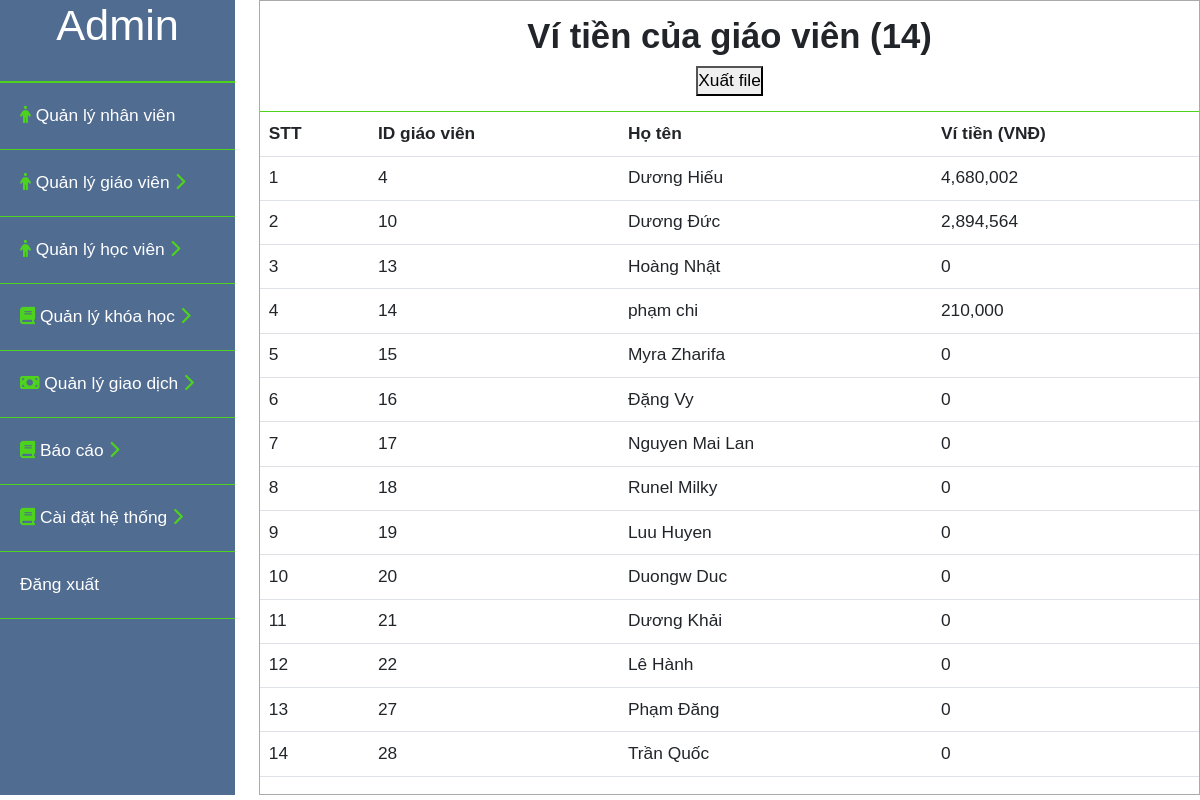
The page /admin/giaovien_vitien.php on the database its author committed.
### tables this page shows
CREATE TABLE `giaovien` (
  `id` int(11) NOT NULL,
  `hoten` varchar(100) NOT NULL,
  `email` varchar(100) NOT NULL,
  `sodienthoai` int(11) NOT NULL,
  `theloaigiaovien` int(11) NOT NULL,
  `quocgia` varchar(10) NOT NULL,
  `gioitinh` int(11) NOT NULL,
  `vitien` int(11) NOT NULL,
  `diachi` varchar(255) NOT NULL,
  `timezone` varchar(10) NOT NULL,
  `idcongcudayhoc` int(11) NOT NULL,
  `linkdayhoc` varchar(255) NOT NULL,
  `danhgia` int(11) NOT NULL,
  `gioithieubanthan1` text NOT NULL,
  `gioithieubanthan2` text NOT NULL,
  `gioithieubanthan3` text NOT NULL,
  `imgprofile` varchar(255) NOT NULL,
  `taikhoan` int(11) NOT NULL,
  `video` varchar(100) NOT NULL,
  `idcard1` varchar(100) NOT NULL,
  `idcard2` varchar(100) NOT NULL,
  `chungchi1` varchar(100) NOT NULL,
  `chungchi2` varchar(100) NOT NULL,
  `congcu1` varchar(100) NOT NULL,
  `congcu2` varchar(100) NOT NULL,
  `congcu3` varchar(100) NOT NULL,
  `congcu4` varchar(100) NOT NULL
);

### admin/giaovien_vitien.php (the view, shortened to what this page needs)
<?php
    include("../user/connect.php");
    $sql_gv = "SELECT giaovien.id, giaovien.hoten, giaovien.vitien From giaovien";
    $stmt_gv  = $conn->prepare($sql_gv);
    $query_gv  = $stmt_gv->execute();
    $result_gv  = array();
    while($row_gv = $stmt_gv->fetch(PDO::FETCH_ASSOC)){
        $result_gv[] = $row_gv;
    }
    $sql_sl = "SELECT count(id) as dem FROM giaovien";
    $stmt_sl = $conn->prepare($sql_sl);
    $query_sl = $stmt_sl->execute();
    $result_sl = array();
    while($row_sl = $stmt_sl->fetch(PDO::FETCH_ASSOC)){
        $result_sl[] = $row_sl;
    }
    foreach ($result_sl as $items) {
        $slusers = $items['dem'];
    }
?>
<!DOCTYPE html>
<html lang="en">
<head>
    <link rel="stylesheet" href="css/bootstrap.min.css">
    <link rel="stylesheet" href="style/admin.css">
    <link rel="stylesheet" type="text/css" href="style/danhsach.css">
</head>
<body>
    <div id="content">
        <div id="admin__sidebar">
            <div class="admin__profile">
                <h1>Admin</h1>
            </div>
            <div class="admin__list">
                <ul>
                    <li class="admin__list--nhanvien">
                        <a href="nhanvien.php"><i class="fa-solid fa-person" style="color: #4dd31d;"></i> Quản lý nhân viên</a>
                    </li>
                    <li class="admin__list--giaovien">
                        <a href="#"  onclick="myFunction('toggle1')"><i class="fa-solid fa-person" style="color: #4dd31d;"></i> Quản lý giáo viên <i class="icondrop active fa-solid fa-chevron-right" style="color: #4dd31d;"></i><i class="icondrop fa-solid fa-chevron-down" style="color: #4dd31d;"></i></a>
                    </li>
                    <li class="admin__list--hocvien">
                        <a href="#" onclick="myFunction('toggle5')"> <i class="fa-solid fa-person" style="color: #4dd31d;"></i> Quản lý học viên <i class="icondrop active fa-solid fa-chevron-right" style="color: #4dd31d;"></i><i class="icondrop fa-solid fa-chevron-down" style="color: #4dd31d;"></i></a>
                    </li>
                    <li class="admin__list--khoahoc">
                        <a href="#" onclick="myFunction('toggle6')"> <i class="fa-sharp fa-solid fa-book" style="color: #4dd31d;"></i> Quản lý khóa học <i class="icondrop active fa-solid fa-chevron-right" style="color: #4dd31d;"></i><i class="icondrop fa-solid fa-chevron-down" style="color: #4dd31d;"></i></a>
                    </li>
                    <li class="admin__list--giaodich">
                        <a href="#" onclick="myFunction('toggle2')"><i class="fa-solid fa-money-bill" style="color: #4dd31d;"></i> Quản lý giao dịch <i class="icondrop active fa-solid fa-chevron-right" style="color: #4dd31d;"></i><i class="icondrop fa-solid fa-chevron-down" style="color: #4dd31d;"></i></a>
                    </li>
                    <li class="admin__list--baocao">
                        <a href="#" onclick="myFunction('toggle3')"> <i class="fa-sharp fa-solid fa-book" style="color: #4dd31d;"></i> Báo cáo <i class="icondrop active fa-solid fa-chevron-right" style="color: #4dd31d;"></i><i class="icondrop fa-solid fa-chevron-down" style="color: #4dd31d;"></i></a>
                    </li>
                    <li class="admin__list--hethong">
                        <a href="#" onclick="myFunction('toggle4')"> <i class="fa-sharp fa-solid fa-book" style="color: #4dd31d;"></i> Cài đặt hệ thống <i class="icondrop active fa-solid fa-chevron-right" style="color: #4dd31d;"></i><i class="icondrop fa-solid fa-chevron-down" style="color: #4dd31d;"></i></a>
                    </li>
                    <li class="admin__list--dangxuat">
                        <a href="logout.php">Đăng xuất</a>
                    </li>
                </ul>
            </div>
        </div>
         <div id="main_content">
            <div class="title">
                <h2>Ví tiền của giáo viên (<?php echo $slusers?>)</h2>
                <form method="post">
                    <button name="btnExport" type="submit">Xuất file</button>
                </form>
            </div>
            <div class="chitiet_content">
                <table class="table table-inverse">
                    <thead>
                        <tr>
                            <th>STT</th>
                            <th>ID giáo viên</th>
                            <th>Họ tên</th>
                            <th>Ví tiền (VNĐ)</th>
                        </tr>
                    </thead>
                    <tbody>
                        <?php $i=1; foreach($result_gv as $items):?>
                        <tr>
                            <td><?php echo $i;?></td>
                            <td><?php echo $items['id'];?></td>
                            <td><?php echo $items['hoten'];?></td>
                            <td><?php
                                $vitien = $items['vitien'];
                                echo number_format($vitien);
                                ?></td>
                        </tr>
                        <?php $i++; endforeach?>
                    </tbody>
                </table>
            </div>
         </div>
    </div>
</body>
</html>

### admin/style/admin.css (style rules this page uses)
* { font-family: Verdana, Geneva, Tahoma, sans-serif; margin: 0; padding:0; box-sizing: border-box; font-size: 13pt; }
#admin__sidebar { width: 25%; background-color: #506c91; color: #ffffff; }
#admin__sidebar .admin__profile { text-align: center; padding-bottom: 20px; border-bottom: 2px solid #4dd31d; }
#admin__sidebar .admin__list li { list-style: none;; }
#admin__sidebar .admin__list a { text-decoration: none; color: #ffffff; }
.admin__list ul { padding: 0; }
.admin__list li { padding: 20px; border-bottom: 1px solid #4dd31d; }
.icondrop { display: none; }
.icondrop.active { display: inline-block; }

### admin/style/danhsach.css (style rules this page uses)
#content { display: flex; }
#main_content { margin-left: 2%; width: 100%; max-width: 1150px; border: 1px solid #aaaaaa; height: auto; }
#main_content .title { border-bottom: 1px solid #4dd31d; text-align: center; padding: 15px ; }
#main_content .title h2 { font-weight: bold; }

### rows shown on the page
giaovien: id "4", hoten "Dương Hiếu", vitien "4,680,002"
giaovien: id "10", hoten "Dương Đức", vitien "2,894,564"
giaovien: id "13", hoten "Hoàng Nhật", vitien "0"
giaovien: id "14", hoten "phạm chi", vitien "210,000"
giaovien: id "15", hoten "Myra Zharifa", vitien "0"
giaovien: id "16", hoten "Đặng Vy", vitien "0"
giaovien: id "17", hoten "Nguyen Mai Lan", vitien "0"
giaovien: id "18", hoten "Runel Milky", vitien "0"
giaovien: id "19", hoten "Luu Huyen", vitien "0"
giaovien: id "20", hoten "Duongw Duc", vitien "0"
giaovien: id "21", hoten "Dương Khải", vitien "0"
giaovien: id "22", hoten "Lê Hành", vitien "0"
giaovien: id "27", hoten "Phạm Đăng", vitien "0"
giaovien: id "28", hoten "Trần Quốc", vitien "0"

### other values the page prints
$slusers "14"
